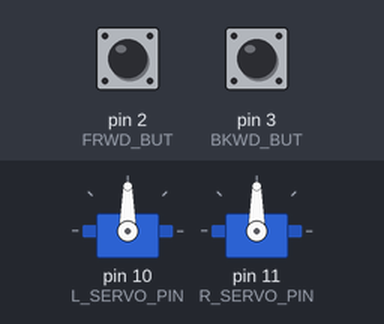
A sketch run on a simulated Arduino Uno, built with avr-gcc and run on an emulated ATmega328P. On the bench: 2 × servo. Inputs (shaded band) come from the test bench; at power-on: pin 2 (FRWD_BUT) HIGH, pin 3 (BKWD_BUT) HIGH.

Above: at 1.2 s.
1.3 s: pin 2 (FRWD_BUT) pulled LOW for 0.15 s
At 2.5 s:
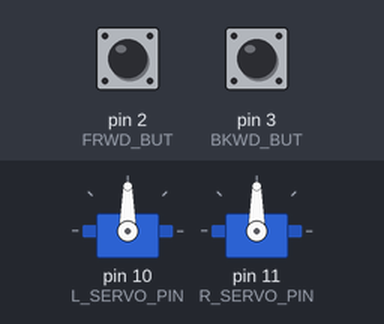
2.9 s: pin 3 (BKWD_BUT) pulled LOW for 0.15 s
At 3.8 s:
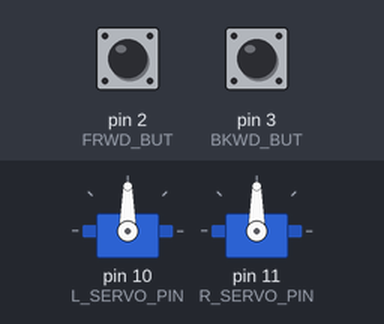
4.5 s: pin 2 (FRWD_BUT) pulled LOW for 3.2 s
At 5.5 s:
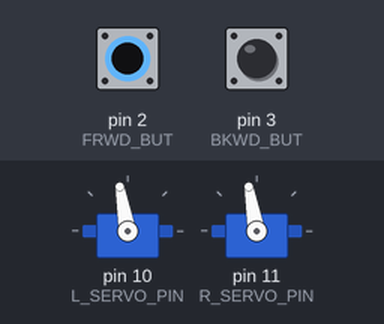
Timing chart, 0 to 9.2 s (numbered marks = the images above; inputs shaded):
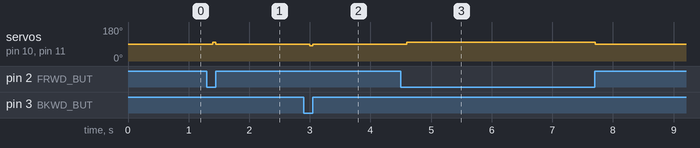

Measured:
- after the input at 1.3 s, servo on pin 10 (L_SERVO_PIN), servo on pin 11 (R_SERVO_PIN): 90° → 100° after 0.10 s, → 90° 0.05 s later
- after the input at 2.9 s, servo on pin 10 (L_SERVO_PIN), servo on pin 11 (R_SERVO_PIN): 90° → 80° after 0.10 s, → 90° 0.05 s later
- after the input at 4.5 s, servo on pin 10 (L_SERVO_PIN), servo on pin 11 (R_SERVO_PIN): 90° → 100° after 0.10 s, → 90° 3.1 s later

The sketch:

servo_tester_for_360.ino
```cpp
/*
 * servo tester for 360
 *
 * written by jihoonkimtech
 *
 * last modified at 2025-02-26
*/

#include <Servo.h>    // library of servo
Servo L_SERVO;          // object of Servo class
Servo R_SERVO;          // object of Servo class

#define L_SERVO_PIN 10  // servo motor
#define R_SERVO_PIN 11  // servo motor
#define BKWD_BUT 3    // backward button
#define FRWD_BUT 2    // forward button

#define SERVO_FRWD 100  // rotate clockwise servo
#define SERVO_BKWD 80   // rotate anti-clockwise servo
#define SERVO_STOP 90   // stop rotate servo

void setup() {
  Serial.begin(9600);       // for debug

  pinMode(BKWD_BUT, INPUT_PULLUP);
  pinMode(FRWD_BUT, INPUT_PULLUP);

  L_SERVO.attach(L_SERVO_PIN);  // attach servo
  R_SERVO.attach(R_SERVO_PIN);  // attach servo
  L_SERVO.write(SERVO_STOP);  // stop servo
  R_SERVO.write(SERVO_STOP);  // stop servo
}

void loop() {
  if(_checkButton(BKWD_BUT)){      // if pressed backward button?
    while(_checkButton(BKWD_BUT)){ // rotating backward while press
      L_SERVO.write(SERVO_BKWD);
      R_SERVO.write(SERVO_BKWD);
      delay(50);
    }
  }

  if(_checkButton(FRWD_BUT)){      // if press forward button?
    while(_checkButton(FRWD_BUT)){ // rotating forward while press
      L_SERVO.write(SERVO_FRWD);
      R_SERVO.write(SERVO_FRWD);
      delay(50);
    }
  }

  L_SERVO.write(SERVO_STOP);  // stop servo
  R_SERVO.write(SERVO_STOP);  // stop servo
}

bool _checkButton(int pin){ // double check for chattering
  if(!digitalRead(pin)){
    delay(50);
    if(!digitalRead(pin)) return true;
    else return false;
  } else {
    return false;
  }
}
```
